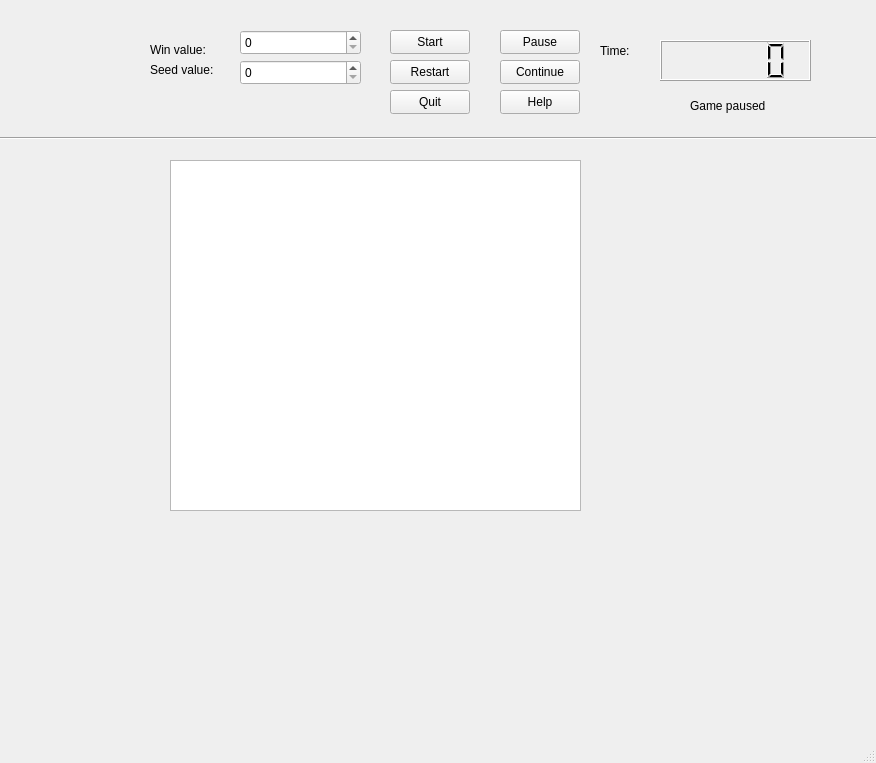
<?xml version="1.0" encoding="UTF-8"?>
<ui version="4.0">
 <class>MainWindow</class>
 <widget class="QMainWindow" name="MainWindow">
  <property name="geometry">
   <rect>
    <x>0</x>
    <y>0</y>
    <width>876</width>
    <height>763</height>
   </rect>
  </property>
  <property name="windowTitle">
   <string>MainWindow</string>
  </property>
  <widget class="QWidget" name="centralwidget">
   <widget class="QGraphicsView" name="graphicsView">
    <property name="geometry">
     <rect>
      <x>170</x>
      <y>160</y>
      <width>411</width>
      <height>351</height>
     </rect>
    </property>
   </widget>
   <widget class="QSpinBox" name="spinbox_winvalue">
    <property name="geometry">
     <rect>
      <x>240</x>
      <y>30</y>
      <width>121</width>
      <height>25</height>
     </rect>
    </property>
    <property name="minimum">
     <number>0</number>
    </property>
    <property name="maximum">
     <number>65536</number>
    </property>
    <property name="singleStep">
     <number>2</number>
    </property>
   </widget>
   <widget class="QLabel" name="label_winvalue">
    <property name="geometry">
     <rect>
      <x>150</x>
      <y>40</y>
      <width>81</width>
      <height>20</height>
     </rect>
    </property>
    <property name="text">
     <string>Win value:</string>
    </property>
   </widget>
   <widget class="QSpinBox" name="spinbox_seedvalue">
    <property name="geometry">
     <rect>
      <x>240</x>
      <y>60</y>
      <width>121</width>
      <height>25</height>
     </rect>
    </property>
    <property name="minimum">
     <number>0</number>
    </property>
    <property name="maximum">
     <number>99999</number>
    </property>
   </widget>
   <widget class="QLabel" name="label_seedvalue">
    <property name="geometry">
     <rect>
      <x>150</x>
      <y>60</y>
      <width>81</width>
      <height>20</height>
     </rect>
    </property>
    <property name="text">
     <string>Seed value:</string>
    </property>
   </widget>
   <widget class="QPushButton" name="pushbutton_start">
    <property name="geometry">
     <rect>
      <x>390</x>
      <y>30</y>
      <width>80</width>
      <height>24</height>
     </rect>
    </property>
    <property name="text">
     <string>Start</string>
    </property>
   </widget>
   <widget class="QPushButton" name="pushbutton_restart">
    <property name="geometry">
     <rect>
      <x>390</x>
      <y>60</y>
      <width>80</width>
      <height>24</height>
     </rect>
    </property>
    <property name="text">
     <string>Restart</string>
    </property>
   </widget>
   <widget class="QPushButton" name="pushbutton_quit">
    <property name="geometry">
     <rect>
      <x>390</x>
      <y>90</y>
      <width>80</width>
      <height>24</height>
     </rect>
    </property>
    <property name="text">
     <string>Quit</string>
    </property>
   </widget>
   <widget class="QPushButton" name="pushbutton_help">
    <property name="geometry">
     <rect>
      <x>500</x>
      <y>90</y>
      <width>80</width>
      <height>24</height>
     </rect>
    </property>
    <property name="text">
     <string>Help</string>
    </property>
   </widget>
   <widget class="QPushButton" name="pushbutton_stop">
    <property name="geometry">
     <rect>
      <x>500</x>
      <y>30</y>
      <width>80</width>
      <height>24</height>
     </rect>
    </property>
    <property name="text">
     <string>Pause</string>
    </property>
   </widget>
   <widget class="QPushButton" name="pushbutton_continue">
    <property name="geometry">
     <rect>
      <x>500</x>
      <y>60</y>
      <width>80</width>
      <height>24</height>
     </rect>
    </property>
    <property name="text">
     <string>Continue</string>
    </property>
   </widget>
   <widget class="Line" name="line">
    <property name="geometry">
     <rect>
      <x>-30</x>
      <y>130</y>
      <width>1081</width>
      <height>16</height>
     </rect>
    </property>
    <property name="orientation">
     <enum>Qt::Horizontal</enum>
    </property>
   </widget>
   <widget class="QLCDNumber" name="lcdnumber_time">
    <property name="geometry">
     <rect>
      <x>660</x>
      <y>40</y>
      <width>151</width>
      <height>41</height>
     </rect>
    </property>
   </widget>
   <widget class="QLabel" name="label_time">
    <property name="geometry">
     <rect>
      <x>600</x>
      <y>40</y>
      <width>51</width>
      <height>21</height>
     </rect>
    </property>
    <property name="text">
     <string>Time:</string>
    </property>
   </widget>
   <widget class="QLabel" name="label_gamepaused">
    <property name="geometry">
     <rect>
      <x>690</x>
      <y>90</y>
      <width>91</width>
      <height>31</height>
     </rect>
    </property>
    <property name="text">
     <string>Game paused</string>
    </property>
   </widget>
  </widget>
  <widget class="QMenuBar" name="menubar">
   <property name="geometry">
    <rect>
     <x>0</x>
     <y>0</y>
     <width>876</width>
     <height>21</height>
    </rect>
   </property>
  </widget>
  <widget class="QStatusBar" name="statusbar"/>
 </widget>
 <resources/>
 <connections>
  <connection>
   <sender>pushbutton_quit</sender>
   <signal>clicked()</signal>
   <receiver>MainWindow</receiver>
   <slot>close()</slot>
   <hints>
    <hint type="sourcelabel">
     <x>459</x>
     <y>122</y>
    </hint>
    <hint type="destinationlabel">
     <x>399</x>
     <y>299</y>
    </hint>
   </hints>
  </connection>
 </connections>
</ui>
